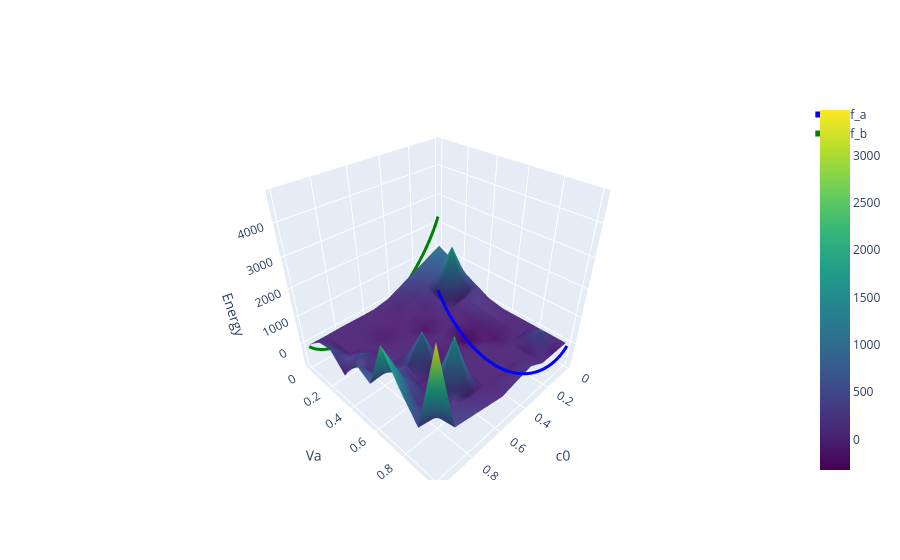

The notebook cell saved with this chart:
### Code cell
# Create a Plotly surface plot
fig = go.Figure()

fig.add_trace(go.Surface(z=F_min2, x=x_values2, y=x_values2, colorscale='Viridis'))

# Add a line plot for f_a at Va = 1
fig.add_trace(go.Scatter3d(
    x=x_values,
    y=1+0*x_values,  # Va = 1
    z=Fa,
    mode='lines',
    name='f_a',
    line=dict(color='blue', width=6)
))

# Add a line plot for f_b at Va = 0
fig.add_trace(go.Scatter3d(
    x=x_values,
    y=0*x_values,  # Va = 0
    z=Fb,
    mode='lines',
    name='f_b',
    line=dict(color='green', width=6)
))

# Add labels and title
fig.update_layout(
    scene=dict(
        xaxis_title="c0", yaxis_title="Va", zaxis_title="Energy",
    ),
)

# Show the plot
fig.show()
